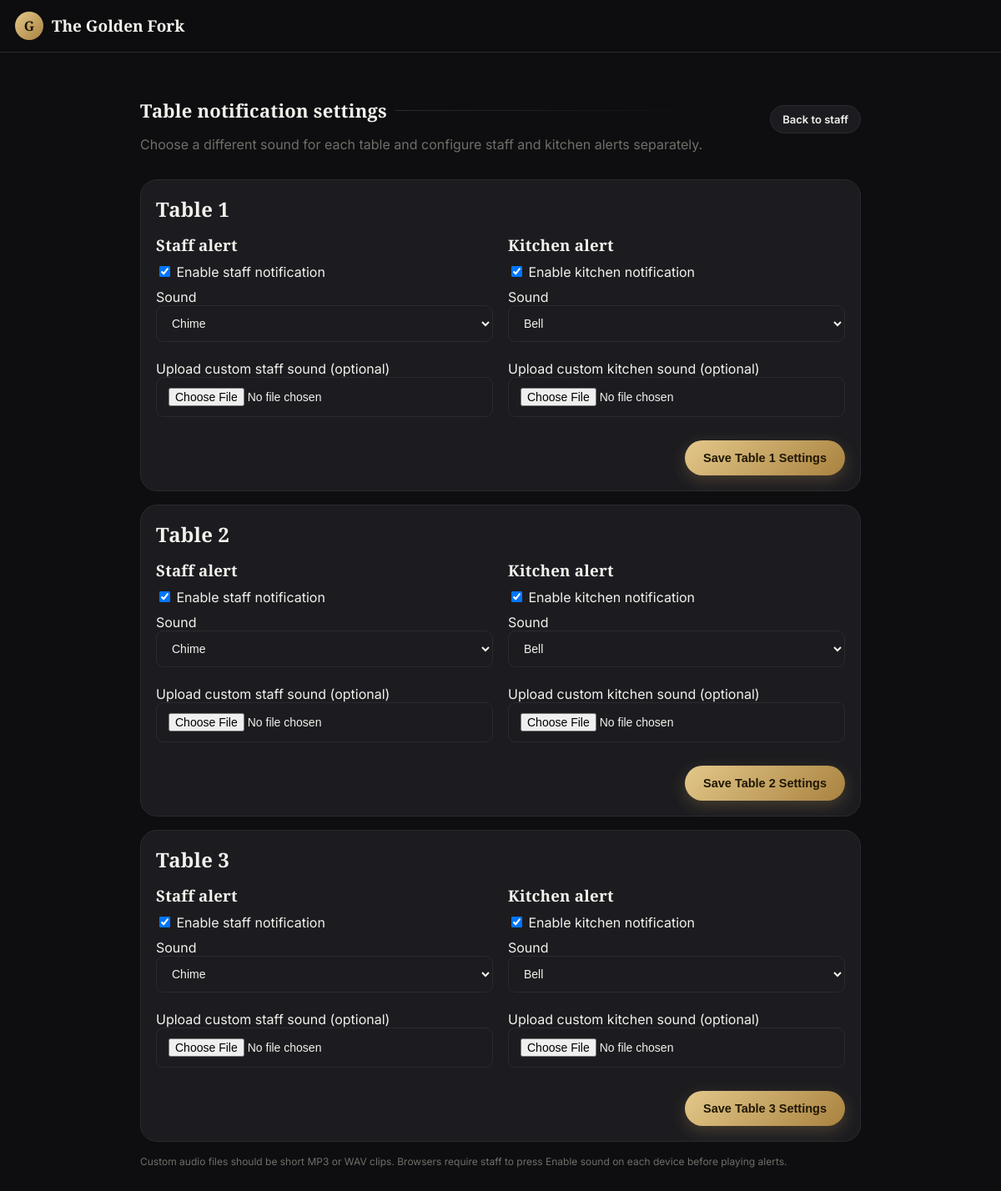
The page /manage/notifications/ (signed in) on the database its author committed.
### core/models.py (models this page shows, shortened)
class Table(models.Model):
    number = models.PositiveIntegerField(unique=True)
    capacity = models.PositiveIntegerField(default=2)
    token = models.UUIDField(default=uuid.uuid4, editable=False, unique=True)
    is_active = models.BooleanField(default=True)
    class Meta:
        ordering = ['number']

class TableNotificationSetting(models.Model):
    SOUND_CHOICES = [
        ('chime', 'Chime'),
        ('bell', 'Bell'),
        ('double', 'Double beep'),
        ('urgent', 'Urgent pulse'),
        ('silent', 'Silent'),
    ]
    table = models.OneToOneField(Table, related_name='notification_setting', on_delete=models.CASCADE)
    staff_enabled = models.BooleanField(default=True)
    kitchen_enabled = models.BooleanField(default=True)
    staff_sound = models.CharField(max_length=12, choices=SOUND_CHOICES, default='chime')
    kitchen_sound = models.CharField(max_length=12, choices=SOUND_CHOICES, default='bell')
    staff_custom_audio = models.FileField(upload_to='notification_sounds/', blank=True, null=True, help_text='Optional MP3/WAV file. Overrides the selected staff sound.')
    kitchen_custom_audio = models.FileField(upload_to='notification_sounds/', blank=True, null=True, help_text='Optional MP3/WAV file. Overrides the selected kitchen sound.')
    class Meta:
        verbose_name = 'Table notification setting'
        verbose_name_plural = 'Table notification settings'
        ordering = ['table__number']

### core/views.py (the view, shortened to what this page needs)
# urls.py: path('manage/notifications/', views.notification_settings, name='notification_settings'),
@user_passes_test(is_admin_user, login_url='admin_login')
def notification_settings(request):
    tables = Table.objects.all()
    rows = []
    for table in tables:
        setting, _ = TableNotificationSetting.objects.get_or_create(table=table)
        rows.append({'table': table, 'form': TableNotificationSettingForm(instance=setting)})
    return render(request, 'core/notification_settings.html', {'rows': rows})

### core/views.py (called while the page is built)
def is_admin_user(user):
    return user.is_authenticated and user.is_superuser

### core/templates/core/notification_settings.html (shortened to what this page needs)
{% extends 'core/base.html' %}
{% block content %}
<div class="container" style="max-width:900px;padding-top:24px;padding-bottom:48px;">
  <div style="display:flex;justify-content:space-between;align-items:center;gap:12px;flex-wrap:wrap;">
    <div><h1 class="section-title">Table notification settings</h1><p class="dim">Choose a different sound for each table and configure staff and kitchen alerts separately.</p></div>
    <a class="btn btn-ghost btn-sm" href="{% url 'staff_dashboard' %}">Back to staff</a>
  </div>
  {% for row in rows %}
  <form method="post" enctype="multipart/form-data" class="card" style="padding:18px;margin:16px 0;">
    <h2 style="margin:0 0 14px;">Table {{ row.table.number }}</h2>
    <div style="display:grid;grid-template-columns:repeat(auto-fit,minmax(230px,1fr));gap:18px;">
      <section>
        <h3>Staff alert</h3>
        <label style="display:block;margin:10px 0;">{{ row.form.staff_enabled }} Enable staff notification</label>
        <label class="form-label">Sound</label>{{ row.form.staff_sound }}
        <label class="form-label" style="display:block;margin-top:10px;">Upload custom staff sound (optional)</label>{{ row.form.staff_custom_audio }}
      </section>
      <section>
        <h3>Kitchen alert</h3>
        <label style="display:block;margin:10px 0;">{{ row.form.kitchen_enabled }} Enable kitchen notification</label>
        <label class="form-label">Sound</label>{{ row.form.kitchen_sound }}
        <label class="form-label" style="display:block;margin-top:10px;">Upload custom kitchen sound (optional)</label>{{ row.form.kitchen_custom_audio }}
      </section>
    </div>
    <div style="display:flex;justify-content:flex-end;margin-top:16px;"><button class="btn btn-gold" type="submit">Save Table {{ row.table.number }} Settings</button></div>
  </form>
  {% empty %}<div class="card">No tables have been created yet. Add tables in Django Admin first.</div>{% endfor %}
  <p class="dim" style="font-size:12px;">Custom audio files should be short MP3 or WAV clips. Browsers require staff to press Enable sound on each device before playing alerts.</p>
</div>
{% endblock %}

### core/static/core/css/style.css (style rules this page uses)
:root { --bg: #0e0e10; --bg-elevated: #17171a; --card: #1c1c20; --card-border: #2a2a2f; --gold: #c9a15a; --gold-soft: #e3c88a; --gold-deep: #a9823f; --text: #f3f1ec; --text-muted: #a8a6a1; --text-dim: #706e6a; --green: #4caf7d; --red: #e0654f; --radius-lg: 20px; --radius-md: 14px; --radius-sm: 9px; --shadow: 0 10px 30px rgba(0, 0, 0, 0.35); }
* { box-sizing: border-box; }
html, body { margin: 0; padding: 0; background: var(--bg); color: var(--text); font-family: 'Inter', -apple-system, BlinkMacSystemFont, 'Segoe UI', sans-serif; -webkit-font-smoothing: antialiased; }
h1, h2, h3, .display { font-family: 'Playfair Display', Georgia, serif; letter-spacing: 0.2px; margin: 0; }
a { color: inherit; text-decoration: none; }
.container { max-width: 720px; margin: 0 auto; padding: 0 18px 100px; }
.btn { display: inline-flex; align-items: center; justify-content: center; gap: 8px; padding: 13px 22px; border-radius: 30px; font-weight: 600; font-size: 14.5px; border: none; cursor: pointer; transition: transform .15s ease, opacity .15s ease; }
.btn-gold { background: linear-gradient(135deg, var(--gold-soft), var(--gold-deep)); color: #201704; box-shadow: 0 6px 18px rgba(201,161,90,0.25); }
.btn-ghost { background: var(--card); color: var(--text); border: 1px solid var(--card-border); }
.btn-sm { padding: 8px 14px; font-size: 13px; }
.section-title { font-size: 22px; margin: 30px 0 14px; display: flex; align-items: center; gap: 10px; }
.section-title::after { content: ''; flex: 1; height: 1px; background: linear-gradient(90deg, var(--card-border), transparent); }
.card { background: var(--card); border: 1px solid var(--card-border); border-radius: var(--radius-lg); padding: 22px; margin-top: 20px; }
.dim { color: var(--text-dim); }
.form-input { width: 100%; background: var(--card); border: 1px solid var(--card-border); color: var(--text); padding: 12px 14px; border-radius: var(--radius-sm); margin-bottom: 12px; font-size: 14px; }

### rows shown on the page
Table: table.number "1", staff_enabled "☑", staff_sound "Chime", kitchen_enabled "☑", kitchen_sound "Bell"
Table: table.number "2", staff_enabled "☑", staff_sound "Chime", kitchen_enabled "☑", kitchen_sound "Bell"
Table: table.number "3", staff_enabled "☑", staff_sound "Chime", kitchen_enabled "☑", kitchen_sound "Bell"

### other values the page prints
{{ settings.name|default:"G"|first|upper }} "G"
{{ settings.name|default:"The Golden Fork" }} "The Golden Fork"
